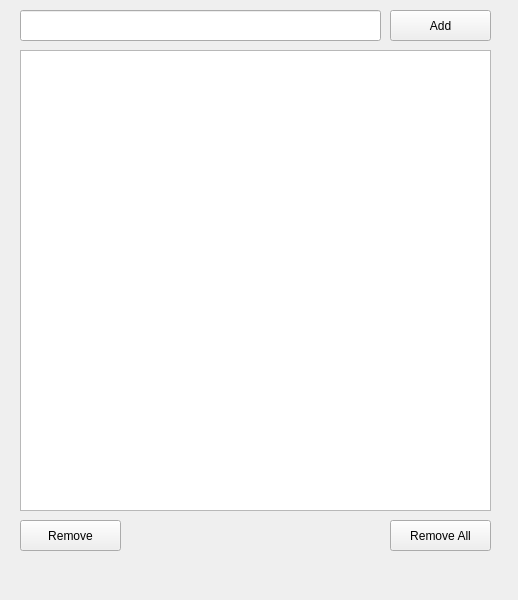
<?xml version="1.0" encoding="UTF-8"?>
<ui version="4.0">
 <class>MainWindow</class>
 <widget class="QMainWindow" name="MainWindow">
  <property name="geometry">
   <rect>
    <x>0</x>
    <y>0</y>
    <width>518</width>
    <height>600</height>
   </rect>
  </property>
  <property name="windowTitle">
   <string>MainWindow</string>
  </property>
  <widget class="QWidget" name="centralwidget">
   <widget class="QLineEdit" name="txtTodo">
    <property name="geometry">
     <rect>
      <x>20</x>
      <y>10</y>
      <width>361</width>
      <height>31</height>
     </rect>
    </property>
   </widget>
   <widget class="QPushButton" name="btnAdd">
    <property name="geometry">
     <rect>
      <x>390</x>
      <y>10</y>
      <width>101</width>
      <height>31</height>
     </rect>
    </property>
    <property name="text">
     <string>Add</string>
    </property>
   </widget>
   <widget class="QPushButton" name="btnRemove">
    <property name="geometry">
     <rect>
      <x>20</x>
      <y>520</y>
      <width>101</width>
      <height>31</height>
     </rect>
    </property>
    <property name="text">
     <string>Remove</string>
    </property>
   </widget>
   <widget class="QPushButton" name="btnRemoveAll">
    <property name="geometry">
     <rect>
      <x>390</x>
      <y>520</y>
      <width>101</width>
      <height>31</height>
     </rect>
    </property>
    <property name="text">
     <string>Remove All</string>
    </property>
   </widget>
   <widget class="QListWidget" name="listWidget">
    <property name="geometry">
     <rect>
      <x>20</x>
      <y>50</y>
      <width>471</width>
      <height>461</height>
     </rect>
    </property>
   </widget>
   <zorder>listWidget</zorder>
   <zorder>txtTodo</zorder>
   <zorder>btnAdd</zorder>
   <zorder>btnRemove</zorder>
   <zorder>btnRemoveAll</zorder>
  </widget>
 </widget>
 <resources/>
 <connections/>
</ui>
